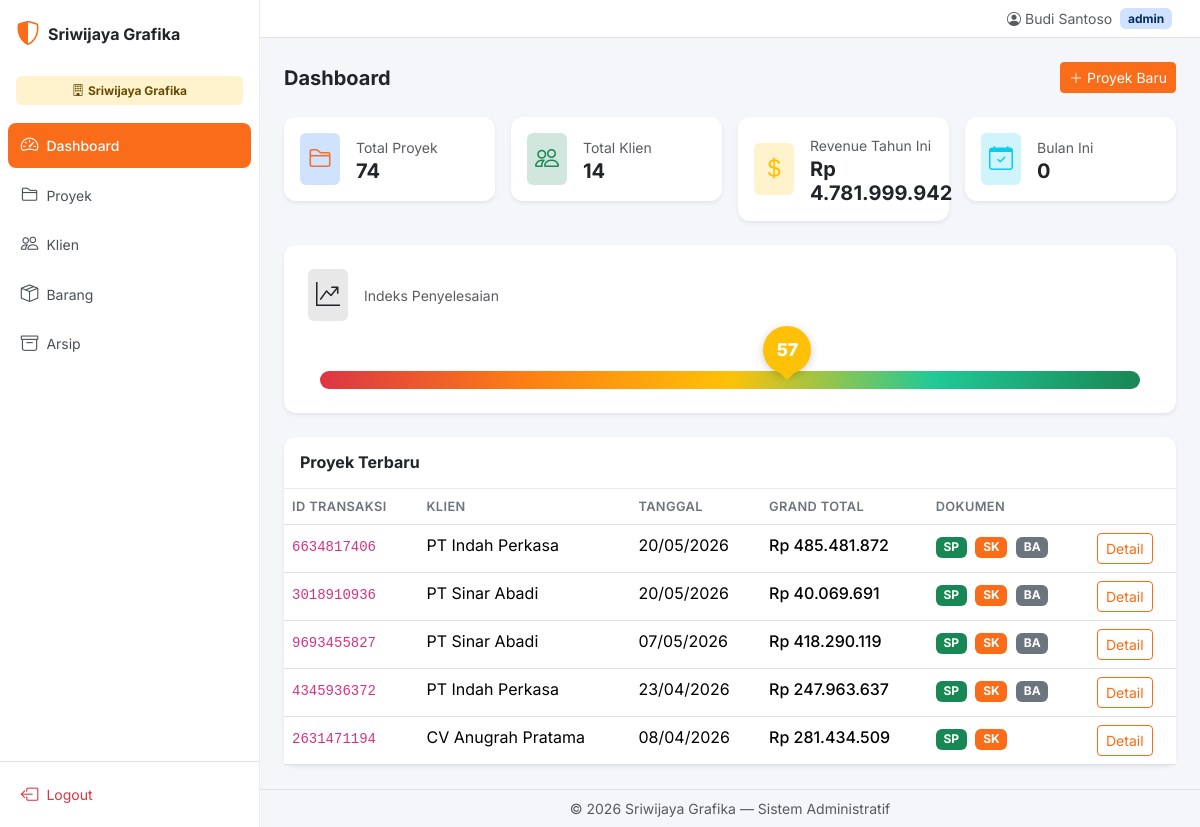
The app's page /dashboard.php (signed in) with its own data.
### tables this page shows
CREATE TABLE `proyek` (
  `id` int NOT NULL AUTO_INCREMENT,
  `entity_id` int DEFAULT NULL,
  `no_referensi` varchar(10) NOT NULL,
  `klien_id` int DEFAULT NULL,
  `tanggal` date NOT NULL DEFAULT (curdate()),
  `berlaku_sampai` date NOT NULL DEFAULT ((curdate() + interval 1 month)),
  `no_sp` varchar(20) DEFAULT NULL,
  `no_sk` varchar(20) DEFAULT NULL,
  `no_inv` varchar(20) DEFAULT NULL,
  `no_sj` varchar(20) DEFAULT NULL,
  `no_ba` varchar(20) DEFAULT NULL,
  `no_proforma` varchar(20) DEFAULT NULL,
  `no_inv_dp` varchar(20) DEFAULT NULL,
  `no_inv_pelunasan` varchar(20) DEFAULT NULL,
  `diskon_persen` decimal(5,2) DEFAULT '0.00',
  `ppn_persen` decimal(5,2) DEFAULT '11.00',
  `sub_total` decimal(15,2) DEFAULT '0.00',
  `dpp` decimal(15,2) DEFAULT '0.00',
  `grand_total` decimal(15,2) DEFAULT '0.00',
  `dibuat_oleh` int DEFAULT NULL,
  `is_archived` tinyint(1) DEFAULT '0',
  `created_at` timestamp NULL DEFAULT CURRENT_TIMESTAMP,
  `updated_at` timestamp NULL DEFAULT CURRENT_TIMESTAMP ON UPDATE CURRENT_TIMESTAMP,
  `dp_persen` decimal(5,1) DEFAULT '50.0',
  `waktu_pelaksanaan_hari` int DEFAULT '7',
  PRIMARY KEY (`id`),
  UNIQUE KEY `no_referensi` (`no_referensi`)
);

CREATE TABLE `klien` (
  `id` int NOT NULL AUTO_INCREMENT,
  `entity_id` int DEFAULT NULL,
  `nama_perusahaan` varchar(200) NOT NULL,
  `alamat` text,
  `npwp` varchar(30) DEFAULT NULL,
  `pic` varchar(100) DEFAULT NULL,
  `no_telp` varchar(30) DEFAULT NULL,
  `created_at` timestamp NULL DEFAULT CURRENT_TIMESTAMP,
  PRIMARY KEY (`id`)
);

### config/functions.php (called while the page is built, shortened)
<?php
function rupiah($angka): string {
    return 'Rp ' . number_format((float)$angka, 0, ',', '.');
}

### dashboard.php (the view, shortened to what this page needs)
<?php
require 'config/database.php';
require 'config/functions.php';
$stmt = $pdo->prepare("SELECT COUNT(*) FROM proyek WHERE entity_id = ? AND is_archived = 0");
$stmt->execute([$_SESSION['entity_id']]);
$total_proyek = $stmt->fetchColumn();
$stmt = $pdo->prepare("SELECT COUNT(*) FROM klien WHERE entity_id = ?");
$stmt->execute([$_SESSION['entity_id']]);
$total_klien = $stmt->fetchColumn();
$stmt = $pdo->prepare("SELECT COALESCE(SUM(grand_total),0) FROM proyek WHERE entity_id = ? AND is_archived = 0 AND YEAR(created_at) = YEAR(CURDATE())");
$stmt->execute([$_SESSION['entity_id']]);
$total_revenue = $stmt->fetchColumn();
$stmt = $pdo->prepare("SELECT COUNT(*) FROM proyek WHERE entity_id = ? AND is_archived = 0 AND MONTH(created_at) = MONTH(CURDATE()) AND YEAR(created_at) = YEAR(CURDATE())");
$stmt->execute([$_SESSION['entity_id']]);
$bulan_ini = $stmt->fetchColumn();
$stmt = $pdo->prepare("SELECT COUNT(*) FROM proyek WHERE entity_id = ? AND is_archived = 0 AND no_sp IS NOT NULL");
$stmt->execute([$_SESSION['entity_id']]);
$with_sp = (int)$stmt->fetchColumn();
$stmt = $pdo->prepare("SELECT COUNT(*) FROM proyek WHERE entity_id = ? AND is_archived = 0 AND no_ba IS NOT NULL");
$stmt->execute([$_SESSION['entity_id']]);
$with_ba = (int)$stmt->fetchColumn();
$indicator_value = $with_sp > 0 ? round(($with_ba / $with_sp) * 100) : 0;
function indicator_color($v): string {
    if ($v <= 60) return '#ffc107';
    return '#198754';
}
$stmt = $pdo->prepare("
    SELECT p.*, k.nama_perusahaan
    FROM proyek p
    JOIN klien k ON p.klien_id = k.id
    WHERE p.entity_id = ? AND p.is_archived = 0
    ORDER BY p.created_at DESC LIMIT 5
");
$stmt->execute([$_SESSION['entity_id']]);
$recent_proyek = $stmt->fetchAll();
require 'template/header.php';
?>
<div class="d-flex justify-content-between align-items-center mb-4">
  <h5 class="fw-bold mb-0">Dashboard</h5>
  <a href="proyek/create.php" class="btn btn-primary btn-sm">
    <i class="bi bi-plus-lg me-1"></i>Proyek Baru
  </a>
</div>
<div class="row g-3 mb-4">
  <div class="col-6 col-lg-3">
    <div class="card border-0 shadow-sm stat-card">
      <div class="card-body p-3">
        <div class="d-flex align-items-center gap-3">
          <div class="bg-primary-subtle p-2 rounded">
            <i class="bi bi-folder2 text-primary fs-4"></i>
          </div>
          <div>
            <small class="text-muted">Total Proyek</small>
            <h5 class="fw-bold mb-0"><?= $total_proyek ?></h5>
          </div>
        </div>
      </div>
    </div>
  </div>
  <div class="col-6 col-lg-3">
    <div class="card border-0 shadow-sm stat-card">
      <div class="card-body p-3">
        <div class="d-flex align-items-center gap-3">
          <div class="bg-success-subtle p-2 rounded">
            <i class="bi bi-people text-success fs-4"></i>
          </div>
          <div>
            <small class="text-muted">Total Klien</small>
            <h5 class="fw-bold mb-0"><?= $total_klien ?></h5>
          </div>
        </div>
      </div>
    </div>
  </div>
  <div class="col-6 col-lg-3">
    <div class="card border-0 shadow-sm stat-card">
      <div class="card-body p-3">
        <div class="d-flex align-items-center gap-3">
          <div class="bg-warning-subtle p-2 rounded">
            <i class="bi bi-currency-dollar text-warning fs-4"></i>
          </div>
          <div>
            <small class="text-muted">Revenue Tahun Ini</small>
            <h5 class="fw-bold mb-0"><?= rupiah($total_revenue) ?></h5>
          </div>
        </div>
      </div>
    </div>
  </div>
  <div class="col-6 col-lg-3">
    <div class="card border-0 shadow-sm stat-card">
      <div class="card-body p-3">
        <div class="d-flex align-items-center gap-3">
          <div class="bg-info-subtle p-2 rounded">
            <i class="bi bi-calendar-check text-info fs-4"></i>
          </div>
          <div>
            <small class="text-muted">Bulan Ini</small>
            <h5 class="fw-bold mb-0"><?= $bulan_ini ?></h5>
          </div>
        </div>
      </div>
    </div>
  </div>
</div>
<div class="row g-3 mb-4">
  <div class="col-12">
    <div class="card border-0 shadow-sm">
      <div class="card-body p-4">
        <div class="d-flex align-items-center gap-3 mb-3">
          <div class="bg-dark bg-opacity-10 p-2 rounded">
            <i class="bi bi-graph-up-arrow fs-4"></i>
          </div>
          <div>
            <small class="text-muted">Indeks Penyelesaian</small>
          </div>
        </div>
        <div class="indicator-wrapper">
          <div class="indicator-bar">
            <div class="indicator-pointer" style="left: <?= $indicator_value ?>%">
              <div class="indicator-value" style="background:<?= indicator_color($indicator_value) ?>"><?= $indicator_value ?></div>
              <div class="indicator-arrow" style="border-top-color:<?= indicator_color($indicator_value) ?>"></div>
            </div>
          </div>
        </div>
      </div>
    </div>
  </div>
</div>
<div class="card border-0 shadow-sm">
  <div class="card-header bg-transparent py-3">
    <h6 class="fw-bold mb-0">Proyek Terbaru</h6>
  </div>
  <div class="card-body p-0">
    <div class="table-responsive">
      <table class="table table-hover mb-0">
        <thead>
          <tr>
            <th>ID Transaksi</th>
            <th>Klien</th>
            <th>Tanggal</th>
            <th>Grand Total</th>
            <th>Dokumen</th>
            <th></th>
          </tr>
        </thead>
        <tbody>
          <?php if (!$recent_proyek): ?>
          <tr><td colspan="6" class="text-center text-muted py-4">Belum ada proyek</td></tr>
          <?php else: ?>
          <?php foreach ($recent_proyek as $p): ?>
          <tr>
            <td><code><?= htmlspecialchars($p['no_referensi']) ?></code></td>
            <td><?= htmlspecialchars($p['nama_perusahaan']) ?></td>
            <td><?= date('d/m/Y', strtotime($p['tanggal'])) ?></td>
            <td class="fw-medium"><?= rupiah($p['grand_total']) ?></td>
            <td>
              <?php if ($p['no_sp']): ?><span class="badge bg-success me-1">SP</span><?php endif; ?>
              <?php if ($p['no_sk']): ?><span class="badge bg-primary me-1">SK</span><?php endif; ?>
              <?php if ($p['no_ba']): ?><span class="badge bg-secondary me-1">BA</span><?php endif; ?>
            </td>
            <td>
              <a href="proyek/detail.php?id=<?= $p['id'] ?>" class="btn btn-sm btn-outline-primary">Detail</a>
            </td>
          </tr>
          <?php endforeach; ?>
          <?php endif; ?>
        </tbody>
      </table>
    </div>
  </div>
</div>
<?php require 'template/footer.php'; ?>

### template/header.php (shortened to what this page needs)
<!DOCTYPE html>
<html lang="id" data-bs-theme="light">
<head>
  <link href="https://cdn.jsdelivr.net/npm/bootstrap@5.3.3/dist/css/bootstrap.min.css" rel="stylesheet">
  <link href="https://cdn.jsdelivr.net/npm/bootstrap-icons@1.11.3/font/bootstrap-icons.min.css" rel="stylesheet">
  <link href="<?= BASE_URL ?>/assets/css/style.css" rel="stylesheet">
</head>
<body>
  <div class="d-flex" id="app">
    <nav class="sidebar d-none d-md-flex flex-column flex-shrink-0" id="sidebar">
      <div class="sidebar-header d-flex align-items-center gap-2 px-3 py-3">
        <i class="bi bi-shield-shaded fs-4" style="color:var(--bs-primary)"></i>
        <span class="fw-bold fs-6">Sriwijaya Grafika</span>
      </div>
      <?php
      try {
        $stmt_entities = $pdo->query("SELECT id, name, slug FROM entity ORDER BY name ASC");
        $all_entities = $stmt_entities->fetchAll();
      } catch (Exception $e) { $all_entities = []; }
      ?>
      <div class="entity-badge px-3 py-2 mb-2">
        <?php if ($_SESSION['role'] === 'super_admin' && count($all_entities) > 1): ?>
        <div class="dropdown">
          <button class="btn btn-warning-subtle text-warning-emphasis w-100 py-2 dropdown-toggle d-flex align-items-center justify-content-center gap-1" data-bs-toggle="dropdown" style="border:none;font-size:0.8rem">
            <i class="bi bi-building"></i>
            <span id="entityNameDisplay"><?= htmlspecialchars($_SESSION['entity_name'] ?? '') ?></span>
          </button>
          <ul class="dropdown-menu w-100">
            <?php foreach ($all_entities as $e): ?>
            <li>
              <a class="dropdown-item small <?= $e['id'] == $_SESSION['entity_id'] ? 'active' : '' ?>" href="#" onclick="switchEntity(<?= $e['id'] ?>, '<?= htmlspecialchars($e['name'], ENT_QUOTES) ?>');return false">
                <?= htmlspecialchars($e['name']) ?>
              </a>
            </li>
            <?php endforeach; ?>
          </ul>
        </div>
        <?php else: ?>
        <span class="badge bg-warning-subtle text-warning-emphasis w-100 py-2">
          <i class="bi bi-building me-1"></i><?= htmlspecialchars($_SESSION['entity_name'] ?? '') ?>
        </span>
        <?php endif; ?>
      </div>
      <ul class="nav nav-pills flex-column mb-auto px-2">
        <li class="nav-item">
          <a href="<?= BASE_URL ?>/dashboard.php" class="nav-link <?= basename($_SERVER['PHP_SELF']) === 'dashboard.php' ? 'active' : '' ?>">
            <i class="bi bi-speedometer2 me-2"></i>Dashboard
          </a>
        </li>
        <li class="nav-item">
          <a href="<?= BASE_URL ?>/proyek/index.php" class="nav-link <?= str_contains($_SERVER['PHP_SELF'], '/proyek/') ? 'active' : '' ?>">
            <i class="bi bi-folder2 me-2"></i>Proyek
          </a>
        </li>
        <li class="nav-item">
          <a href="<?= BASE_URL ?>/klien/index.php" class="nav-link <?= str_contains($_SERVER['PHP_SELF'], '/klien/') ? 'active' : '' ?>">
            <i class="bi bi-people me-2"></i>Klien
          </a>
        </li>
        <li class="nav-item">
          <a href="<?= BASE_URL ?>/barang/index.php" class="nav-link <?= str_contains($_SERVER['PHP_SELF'], '/barang/') ? 'active' : '' ?>">
            <i class="bi bi-box-seam me-2"></i>Barang
          </a>
        </li>
        <li class="nav-item">
          <a href="<?= BASE_URL ?>/arsip.php" class="nav-link <?= basename($_SERVER['PHP_SELF']) === 'arsip.php' ? 'active' : '' ?>">
            <i class="bi bi-archive me-2"></i>Arsip
          </a>
        </li>
      </ul>
      <div class="sidebar-footer p-2 border-top">
        <a href="<?= BASE_URL ?>/logout.php" class="nav-link text-danger">
          <i class="bi bi-box-arrow-left me-2"></i>Logout
        </a>
      </div>
    </nav>
    <div class="main-content flex-grow-1 d-flex flex-column min-vh-100">
      <nav class="navbar navbar-expand-md navbar-light bg-white border-bottom px-3 py-2">
        <div class="container-fluid">
          <div class="ms-auto d-flex align-items-center gap-2">
            <span class="text-muted small d-none d-sm-inline">
              <i class="bi bi-person-circle me-1"></i><?= htmlspecialchars($_SESSION['user_nama'] ?? 'User') ?>
            </span>
            <span class="badge bg-primary-subtle text-primary-emphasis">
              <?= htmlspecialchars($_SESSION['role'] ?? '') ?>
            </span>
          </div>
        </div>
      </nav>
      <div class="p-3 p-lg-4 flex-grow-1">

### template/footer.php (shortened to what this page needs)
      </div>
      <footer class="border-top px-3 py-2 text-center text-muted small">
        &copy; <?= date('Y') ?> Sriwijaya Grafika &mdash; Sistem Administratif
      </footer>
    </div>
  </div>
</body>
</html>

### assets/css/style.css (style rules this page uses)
:root { --primary: #F96C1A; --primary-hover: #e05e12; --bs-primary: #F96C1A; --bs-primary-rgb: 249, 108, 26; }
body { font-family: 'Inter', -apple-system, BlinkMacSystemFont, sans-serif; background: #f5f6fa; }
.sidebar { width: 260px; background: #fff; border-right: 1px solid #e9ecef; min-height: 100vh; }
.sidebar .nav-link { color: #495057; border-radius: 8px; margin: 2px 0; font-size: 0.875rem; padding: 0.6rem 0.8rem; transition: all 0.15s ease; }
.sidebar .nav-link.active { background: var(--bs-primary) !important; color: #fff !important; font-weight: 500; }
.sidebar .nav-link i { font-size: 1.1rem; width: 22px; text-align: center; }
.main-content { width: calc(100% - 260px); }
.stat-card { transition: transform 0.15s ease; }
.table th { font-weight: 600; font-size: 0.8rem; text-transform: uppercase; letter-spacing: 0.03em; color: #6c757d; }
.card { border-radius: 12px; }
.card-header { background: transparent; border-bottom-color: #e9ecef; }
.btn-primary { background-color: var(--bs-primary); border-color: var(--bs-primary); }
.btn-outline-primary { color: var(--bs-primary); border-color: var(--bs-primary); }
.indicator-wrapper { padding: 10px 0 0; }
.indicator-bar { position: relative; height: 18px; background: linear-gradient(to right, #dc3545, #fd7e14, #ffc107, #20c997, #198754); border-radius: 10px; margin: 24px 12px 0; }
.indicator-pointer { position: absolute; top: 50%; transform: translate(-50%, -100%); z-index: 2; display: flex; flex-direction: column; align-items: center; transition: left 0.8s cubic-bezier(0.34, 1.56, 0.64, 1); }
.indicator-value { width: 48px; height: 48px; border-radius: 50%; display: flex; align-items: center; justify-content: center; color: #fff; font-weight: 800; font-size: 1.1rem; box-shadow: 0 2px 8px rgba(0,0,0,0.2); }
.indicator-arrow { width: 0; height: 0; border-left: 8px solid transparent; border-right: 8px solid transparent; border-top: 8px solid; margin-top: -2px; }

### records on screen
proyek: no_referensi "6634817406", klien.nama_perusahaan "PT Indah Perkasa", tanggal "20/05/2026", grand_total "Rp 485.481.872", no_sp "SP", no_sk "SK", no_ba "BA"
proyek: no_referensi "3018910936", klien.nama_perusahaan "PT Sinar Abadi", tanggal "20/05/2026", grand_total "Rp 40.069.691", no_sp "SP", no_sk "SK", no_ba "BA"
proyek: no_referensi "9693455827", klien.nama_perusahaan "PT Sinar Abadi", tanggal "07/05/2026", grand_total "Rp 418.290.119", no_sp "SP", no_sk "SK", no_ba "BA"
proyek: no_referensi "4345936372", klien.nama_perusahaan "PT Indah Perkasa", tanggal "23/04/2026", grand_total "Rp 247.963.637", no_sp "SP", no_sk "SK", no_ba "BA"
proyek: no_referensi "2631471194", klien.nama_perusahaan "CV Anugrah Pratama", tanggal "08/04/2026", grand_total "Rp 281.434.509", no_sp "SP", no_sk "SK"

### other values on screen
$_SESSION['entity_name'] "Sriwijaya Grafika"
$_SESSION['user_nama'] "Budi Santoso"
$_SESSION['role'] "admin"
$total_proyek "74"
$total_klien "14"
rupiah($total_revenue) "Rp 4.781.999.942"
$bulan_ini "0"
$indicator_value "57"
